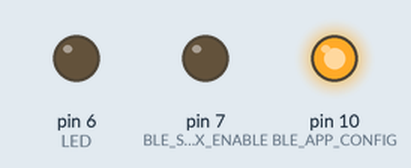
Recording of a sketch running on a simulated Arduino Uno, built with avr-gcc and run on an emulated ATmega328P. Shown: output pins drawn as LEDs (lit = HIGH). What the sketch prints to the serial monitor is not drawn.

Above: at 0.1 s.
Timing chart, 0 to 2.0 s (numbered marks = the images above):
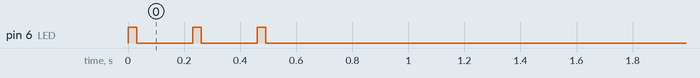

The sketch:

raw_REV-B_hardware_serial.ino
```cpp
/*
arduino sends out parameters 1 second after power up
arduino does not read here commands form app

see void setup() - to add remowe parameters and groups to send out

does not fully works with app2

notes:
	app 1 -  in devices menu need to press once to open devices
	app 2 - in devices menu need to press twice on device to open settings
	graph works, if sent alone. sending with GPS, does no show graph
	GPS does not show phone location
*/
#define TEST_HJ_185_REV_B

#define BUTON             4
#define LED               6
#define STROBE            5
#define VOLTAGE           A2
#define STAB              3
#define BLE_TX            9
#define BLE_RX            8
#define BLE_SER_RX_ENABLE   7
#define BLE_APP_CONFIG      10

/*BLUETOOTH*********************************************/

void ble_serial_begin(){
    digitalWrite(BLE_SER_RX_ENABLE, LOW);//works
}

void ble_app_config_enable(){//enables ble config from app
    digitalWrite(BLE_APP_CONFIG, HIGH);
}

/*OTHER_Functions*********************************************/


void on_short(uint8_t PIN, uint8_t times){//short LED Blinks
      for(int i=0; i<times; i++){
          digitalWrite(PIN, HIGH);
          delay(30);
          digitalWrite(PIN, LOW);
          delay(200);
      }
}

/*Sample parameters*********************************************/
void sample_parameters_1(){//short 1 group

	Serial.print("$");//DATA_PREFIX
	Serial.print(F("{<c:0, SLIDE,0>}"));//send group 0

	Serial.print(F("{<a:0,0,Stab,0,255,122,1>}"));//send param to group 0
	Serial.print("#");//DATA_SUFFIX
}
void sample_parameters_2(){//mid
    Serial.print("$");
    Serial.print("{<c:0,TOW,0>}");
    Serial.print("{<a:0,0,stab,0,255,0.0,1.0>}{<a:0,1,wing,0,255,1.0,1.0>}{<a:0,2,time,0,255,2.0,1.0>}");
    Serial.print("{<c:1,Circle,0>}");
    Serial.print("{<a:1,0,name_0,0,255,0.0,1.0>}{<a:1,1,name_1,0,255,1.0,1.0>}{<a:1,2,name_2,0,255,2.0,0.1>}");
    Serial.print("{<c:2,Accelerate,0>}");
    Serial.print("{<a:2,0,name_0,0,255,0.0,1.0>}{<a:2,1,name_1,0,255,1.0,1.0>}{<a:2,2,name_2,0,255,2.0,0.01>}");
    Serial.print("#");
}
void sample_parameters_3(){//long
    Serial.print("$");
    Serial.print("{<c:0,TOW,0>}");
    Serial.print(F("{<a:0,0,stab,0,255,0.0,1.0>}{<a:0,1,wing,0,255,1.0,1.0>}{<a:0,2,time,0,255,2.0,1.0>}"));

    Serial.print("{<c:1,Circle,0>}");
    Serial.print(F("{<a:1,0,name_0,0,255,0.0,1.0>}{<a:1,1,name_1,0,255,1.0,1.0>}{<a:1,2,name_2,0,25,2.0,0.1>}"));

    Serial.print("{<c:2,Accelerate,0>}");
    Serial.print(F("{<a:2,0,name_0,0,255,0.0,1.0>}{<a:2,1,name_1,0,255,1.0,1.0>}{<a:2,2,name_2,0,2,2.0,0.01>}"));

    Serial.print("#");
}
void sample_parameters_4(){//long
    Serial.println("$");

    Serial.println("{<c:0,TOW,0>}");
	Serial.println("{<c:1,Circle,0>}");
	Serial.println("{<c:2,Accelerate,0>}");

	Serial.println(F("{<a:0,0,stab,0,200,0,10>}"));
	Serial.println(F("{<a:0,1,wing,0,20,1,1>}"));
	Serial.println(F("{<a:0,2,time,0,2,2,0.1>}"));
	Serial.println(F("{<a:0,4,time,0,2,2,0.01>}"));

    Serial.println(F("{<a:1,0,stab,0,2,0,1.0>}"));
	Serial.println(F("{<a:1,1,wing,0,2,1,1.0>}"));
	Serial.println(F("{<a:1,2,time,0,2,2,1.0>}"));

    Serial.println(F("{<a:2,0,stab,0,255,0,1.0>}"));
	Serial.println(F("{<a:2,1,wing,0,255,1,1.0>}"));

    Serial.println("#");
}
void sample_button(){
	Serial.print(F("$"));
    Serial.println("{<c:3,Settings,1>}");
    Serial.println(F("{<a:3,0,Live config,0,0,0,0>}"));
	Serial.println(F("{<a:3,1,LED,0,0,0,0>}"));
	Serial.println(F("{<a:3,2,GPS,0,0,0,0>}"));
    Serial.print(F("#"));
}
void sample_input(){
	Serial.print(F("$"));
    Serial.println("{<c:0,Ble Settings,2>}");
    Serial.println(F("{<a:0,0,Model Name,0,0,type in text,0>}"));
	Serial.println(F("{<a:0,1,Password,0,0,1234,0>}"));
	Serial.println(F("{<a:0,2,DT Channel,0,0,34,0>}"));
    Serial.print(F("#"));
}
void sample_text(){
	Serial.print(F("$"));
    Serial.println("{<c:0,Ble Settings,3>}");
    Serial.println(F("{<a:0,0,Model Name,0,0,read only text,0>}"));
	Serial.println(F("{<a:0,1,Password,0,0,1234,0>}"));
	Serial.println(F("{<a:0,2,DT Channel,0,0,5678,0>}"));
    Serial.print(F("#"));
}
void sample_graph(){

	Serial.print("$");
    Serial.print("{<g:id_0,Acelerometer,0.0,4.3>}");
	Serial.print("{<g:id_0,Acelerometer,1.0,6.3>}");
	Serial.print("{<g:id_0,Acelerometer,2.0,8.3>}");
    Serial.print("{<g:id_1,Altitude,0.0,0.3>}");
	Serial.print("{<g:id_1,Altitude,1.0,10.3>}");
	Serial.print("{<g:id_1,Altitude,2.0,20.9>}");
    Serial.print("#");
}
void sample_gps(){
	Serial.print("$");
    Serial.print("{<m:Plane,56.96932,23.081715,177.0>}");
    Serial.print("{<m:Drone,56.96972,23.077515,127.0>}");
    Serial.print("#");

}
/*setup preset*********************************************/
void setup_preset_1(){
        Serial.begin(38400);        //115200 for nRF52xx module
        Serial.begin(38400);       //default 115200,..38400-sugested for 8MHz!!!
/*define I/O*/
        pinMode(LED, OUTPUT);
        pinMode(BUTON, INPUT_PULLUP);
        pinMode(BLE_SER_RX_ENABLE, OUTPUT);
        pinMode(BLE_APP_CONFIG, OUTPUT);

		ble_serial_begin();			//enabless RX on BLE module
		ble_app_config_enable();	//enables ble config from app

		Serial.println("Serial:38400" );
		Serial.print("BLE:38400" );

		on_short(LED, 3);			//blinks LED 3 times

		delay(1000);
}

/*MCU work starts here*********************************************/
void setup(){
	setup_preset_1();
	delay(50);
	//sample_parameters_1();//works
	//sample_parameters_2();//app received only last group with params
	delay(50);
	sample_parameters_4();//receives only last parameters
	//sample_button();//works
	delay(50);
	//sample_input();//works puurfekt
	//sample_text();
	//sample_graph();//graph works, if sent alone. sending with GPS, does no show anything.
	delay(50);
	//sample_gps();//works 2021-01-18
}

void loop(){

	//forward2();

}
```
